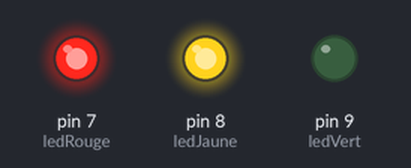
Simulated run of this sketch. Board: Arduino Uno, built with avr-gcc and run on an emulated ATmega328P. On the bench: output pins drawn as LEDs (lit = HIGH).

Above: at 0.5 s.
At 1.5 s:
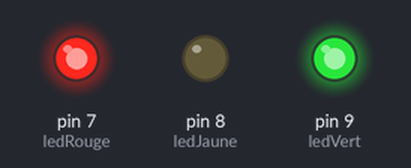
At 5.5 s:
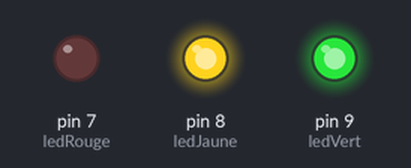
Timing chart, 0 to 6.9 s (numbered marks = the images above):
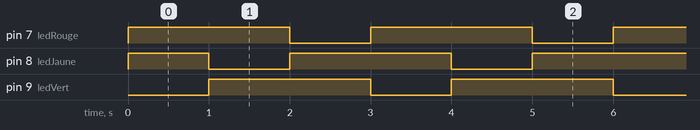

Measured:
- by itself, pin 7 (ledRouge), pin 9 (ledVert): alternates HIGH for 2.0 s and LOW for 1.0 s
- by itself, pin 8 (ledJaune): repeats every 3.0 s: LOW 1.0 s, HIGH 2.0 s
- by itself, everything shown: repeats every 3.0 s, in 4 steps

The sketch:

Feux_tricolores_analog.ino
```cpp
int ledVert = 9;
int ledJaune = 8;
int ledRouge = 7;
// the setup function runs once when you press reset or power the board
void setup() {
  // initialize digital pin 13 as an output.
  pinMode(ledRouge, OUTPUT);
  pinMode(ledJaune, OUTPUT);
  pinMode(ledVert, OUTPUT);
}

// the loop function runs over and over again forever
void loop() {

  analogWrite(ledJaune, 255);
  analogWrite(ledRouge, 255);
  analogWrite(ledVert, 0);   // en fonction du nombre la LED est plus ou moins lumineuse
  delay(1000);
  analogWrite(ledVert, 255);

  analogWrite(ledJaune, 0);
  delay(1000);
  analogWrite(ledJaune, 255);

  analogWrite(ledRouge, 0);
  delay(1000);
  analogWrite(ledRouge, 255);
}
```
